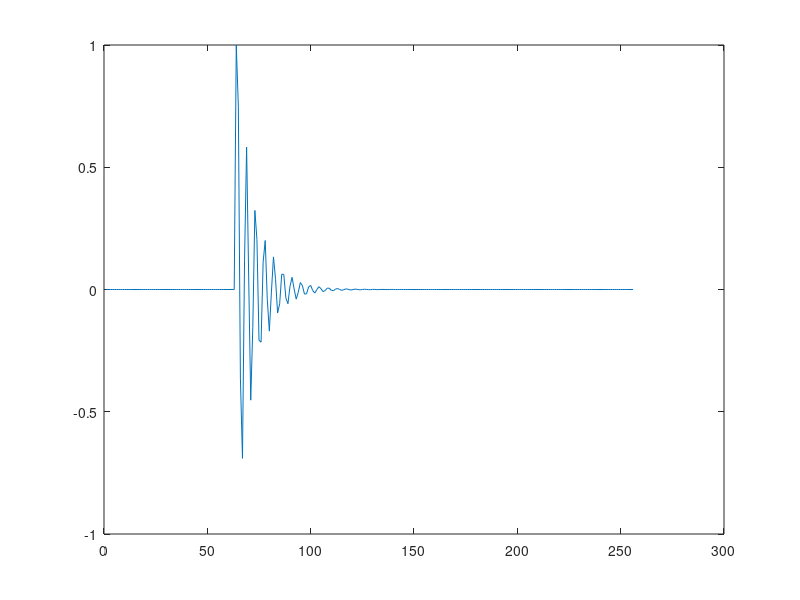

Write the MATLAB code that produced this figure.
%% Impulse response of a simple IIR filter

%IIR filter coefficients
a1 = 1;
a2 = -0.25;
a3 = 0.8;
b1 = 1;
b2 = 0.5;
b3 = 0.25;

%Impulse sequence
impSeq = zeros(1,256);
impSeq(64) = 1;

%Apply the filter using the "filter" function and plot the impulse response
figure;
plot(filter([b1,b2,b3],[a1,a2,a3],impSeq))
